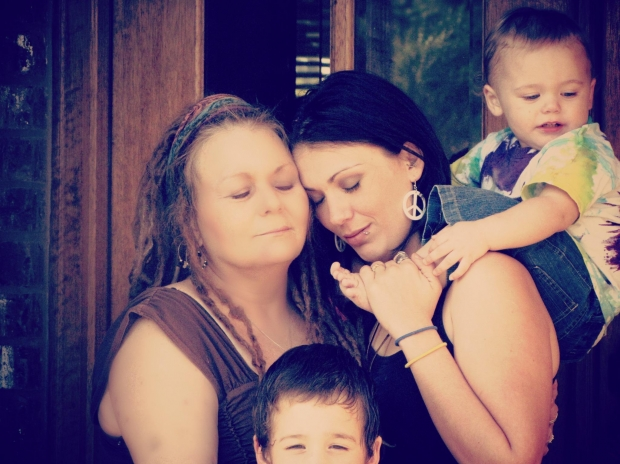
#> input picture OpenCVLearning/images/abcd.jpg, 620 x 464 px, given in place of the camera
$ python ColorSpace_lesson1.py
#> lines starting #> are read from the running program, lines starting #| are printed output that depends on the picture; after the words box and inside, x2 and y2 are one past the last pixel; in counts of white or black regions, pixels touching at a corner belong together
import numpy as np
import cv2 as cv
from matplotlib import pyplot as plt

# # print all available flags in Open CV
# flags = [i for i in dir(cv) if i.startswith('COLOR_')]
# print(flags)

#value of blue in HSV
blue = np.uint8([[[255, 0, 0]]])
hsv_blue = cv.cvtColor(blue, cv.COLOR_BGR2HSV)
print(hsv_blue)

# track blue and green object captured at Camera
cap = cv.VideoCapture(0)

while(1):
    _, frame = cap.read()
#> frame is the input picture: shape (464, 620, 3); mean B, G, R 104.8, 85.7, 108.9
    hsv = cv.cvtColor(frame, cv.COLOR_BGR2HSV)
#> hsv: shape (464, 620, 3); mean H, S, V 89.7, 138, 134.9

    # range of blue
    lower_blue = np.array([90, 50, 50])
    upper_blue = np.array([150, 255, 255])

    lower_green = np.array([30, 50, 50])
    upper_green = np.array([90, 255, 255])

    # treshold the hsv image to get only blue color
    mask1 = cv.inRange(hsv, lower_blue, upper_blue)
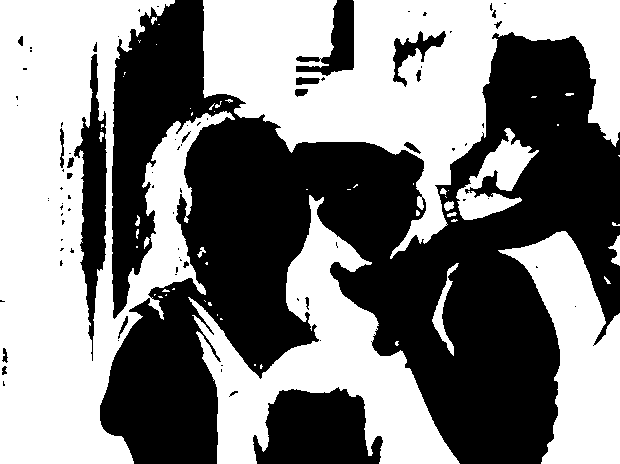
#> mask1: shape (464, 620); 50.6% white; 84 black regions (61 under 20 px), largest, box (x1, y1, x2, y2) and area: (100, 0, 620, 464) 126207, (253, 387, 383, 464) 7448, (74, 54, 107, 361) 4497
    mask2 = cv.inRange(hsv, lower_green, upper_green)
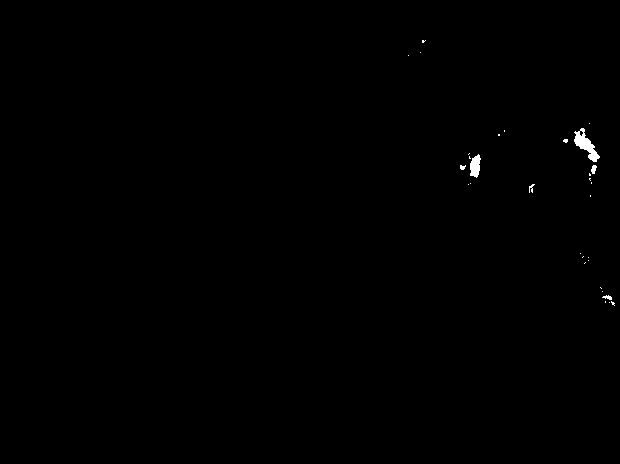
#> mask2: shape (464, 620); 0.25% white; 31 white regions (25 under 20 px), largest, box (x1, y1, x2, y2) and area: (574, 128, 600, 162) 351, (470, 154, 481, 178) 184, (591, 165, 597, 174) 37, (602, 295, 612, 300) 29, (529, 184, 535, 193) 26, (460, 165, 466, 170) 22

    mask = cv.add(mask1, mask2)         # add green color and blue color
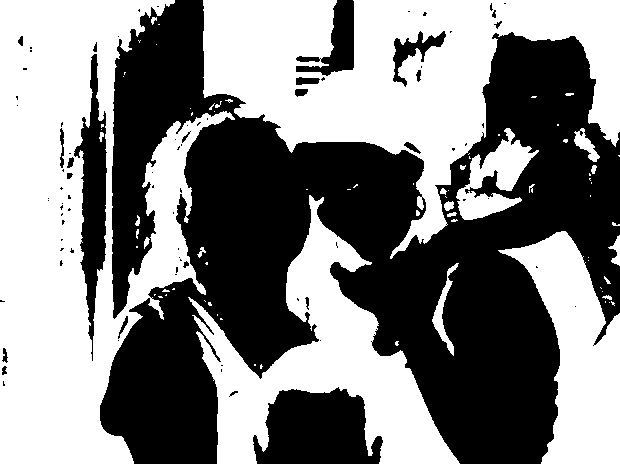
#> mask: shape (464, 620); 50.8% white; 84 black regions (61 under 20 px), largest, box (x1, y1, x2, y2) and area: (100, 0, 620, 464) 125497, (253, 387, 383, 464) 7448, (74, 54, 107, 361) 4497

    # bitwise-AND mask and original image
    res = cv.bitwise_and(frame, frame, mask=mask)
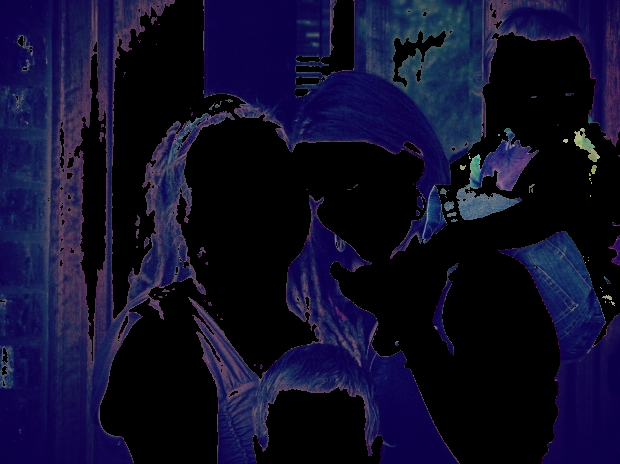
#> res: shape (464, 620, 3); mean B, G, R 41.7, 14.4, 16

    #show
    cv.imshow('frame', frame)
    cv.imshow('mask', mask)
    cv.imshow('res', res)
    k = cv.waitKey(5) & 0xFF
#> (key Esc is pressed here)
    if k == 27:
        break
cv.destroyAllWindows()
cap.release()
